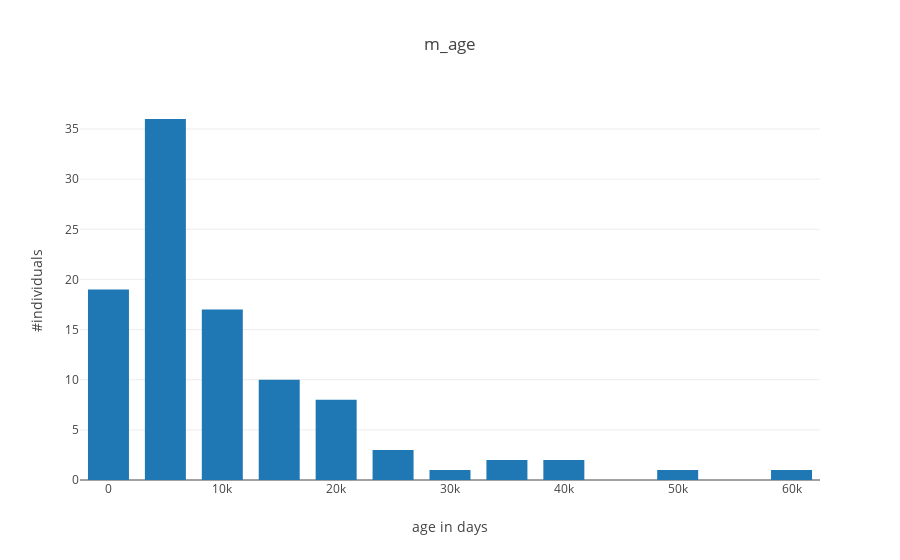

Notebook code for this chart:
### Code cell
# plot m_age 
ind_values = csp.getPropertyValues(node_0.individualHumans, "m_age")

layout = go.Layout( title="m_age", 
                           bargap=0.2, bargroupgap=0.1, 
                           xaxis=dict(title="age in days"),
                           yaxis=dict(title="#individuals"))

data = [go.Histogram(x=ind_values)]
plotly.offline.iplot (
    { 'data': data, 
      'layout': layout}
)

### Figure 1 — Plotly figure (JSON) as saved in the notebook; plotly's stock layout.template omitted (floating-point values rounded to 4 significant figures)
{"data": [{"type": "histogram", "uid": "ebe92709-aaed-4f09-8c15-ca57a197ef48", "x": [37990.0, 20760.0, 1594.0, 14570.0, 4482.0, 4731.0, 15640.0, 13810.0, 419.5, 2462.0, 349.7, 5714.0, 2586.0, 12930.0, 26210.0, 3445.0, 7030.0, 38.74, 8900.0, 3196.0, 17680.0, 12250.0, 6943.0, 2731, 5420.0, 4199.0, 1769.0, 102.9, 3697.0, 3568.0, 7096.0, 6576.0, 345.6, 8663.0, 2467.0, 14890.0, 8155.0, 11580.0, 737.5, 12000.0, 9742.0, 20730.0, 25410.0, 26.8, 4614.0, 31760.0, 8697.0, 4635.0, 2946.0, 4492.0, 10090.0, 5956.0, 3537.0, 37398, 9694.0, 7461.0, 5169.0, 1081.0, 3287.0, 17250.0, 3172.0, 8146.0, 20190.0, 7714.0, 6833.0, 4649.0, 9974.0, 6146.0, 6106.0, 2008.0, 3011.0, 6638.0, 1083.0, 7816.0, 35050.0, 14780.0, 310.7, 18380.0, 20110.0, 18000.0, 5101.0, 7569.0, 14430.0, 6929.0, 20340.0, 12100.0, 59800.0, 1518.0, 16740.0, 13790.0, 8581.0, 2805.0, 1760.0, 38530.0, 1512.0, 51310.0, 1517.0, 26670.0, 2558.0, 4844.0]}], "layout": {"bargap": 0.2, "bargroupgap": 0.1, "title": {"text": "m_age"}, "xaxis": {"title": {"text": "age in days"}}, "yaxis": {"title": {"text": "#individuals"}}}}
